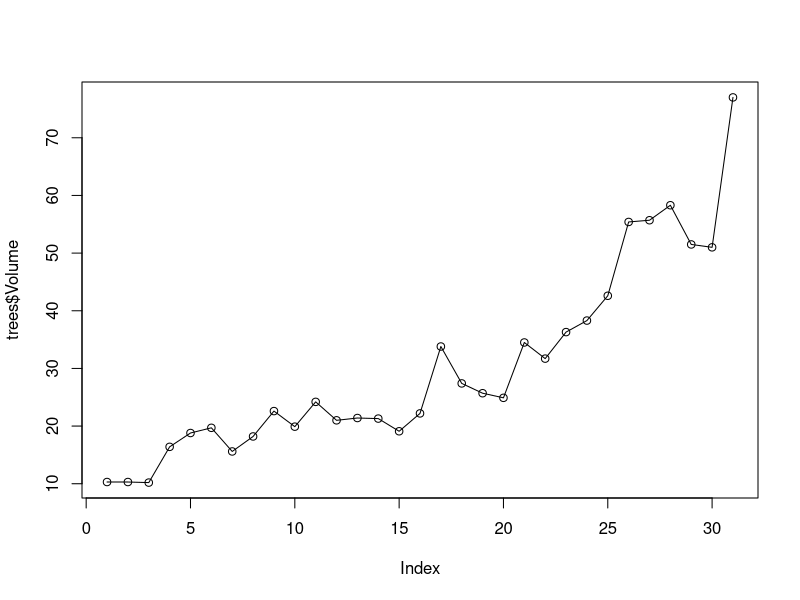

Reproduce this figure in R. (Note: this script raises an error after producing the figure.)
#Distribuzioni multidimensionali

rm(list=ls()) #per cancellare tutti gli elementi, tutte le variabili dal environment

#oggetto matrice con distribuzione congiunta
barattoli<-matrix(c(1,3,7,5,5,10,15,30,2,2,6,10,1,1,2),nrow=3, ncol=5, byrow=T,
dimnames=list(c("18","19","20"),c("0","1","2","3","4")))

#per visualizzare datasets
data()

#per visualizzare packages 
library()

#visualizzare dati relativi al dataset 'trees'
trees

#visualizzare dati in forma abbreviata in righe
str(trees)

#disegnare grafico volume alberi
plot(trees$Volume)
lines(trees$Volume)

describe(cars)



